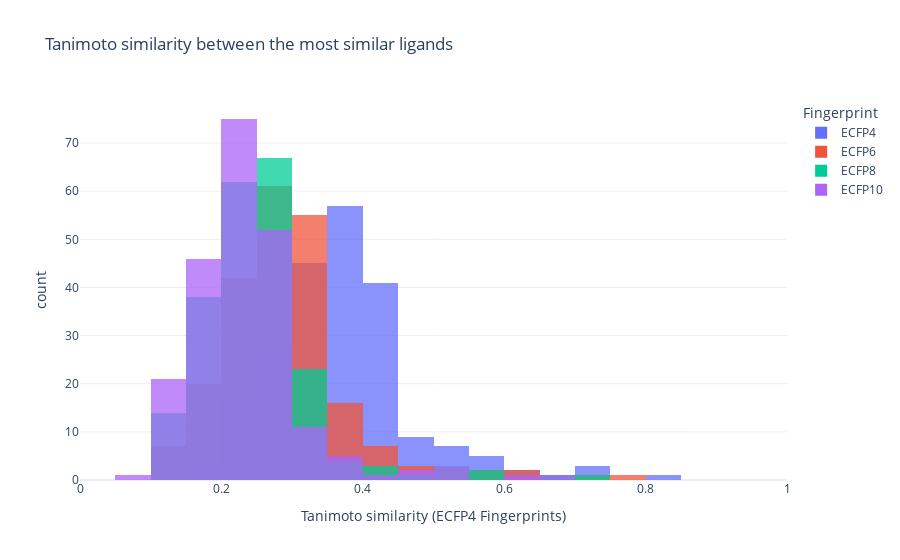

Notebook cell for this chart:
### Code cell
px.histogram(all_top_df, 
             x="Tanimoto", 
             nbins=20, 
             title="Tanimoto similarity between the most similar ligands", 
             range_x=[0, 1], 
             template="plotly_white", 
             labels={"Tanimoto": "Tanimoto similarity (ECFP4 Fingerprints)"},
                color="Fingerprint",
             barmode="overlay",
             opacity=0.75)

### Figure 1 — Plotly figure (JSON) as saved in the notebook; plotly's stock layout.template omitted (floating-point values rounded to 4 significant figures; data arrays with more than 128 entries replaced by an {"elided": "..."} marker saying what was removed)
{"data": [{"alignmentgroup": "True", "bingroup": "x", "hovertemplate": "Fingerprint=ECFP4<br>Tanimoto similarity (ECFP4 Fingerprints)=%{x}<br>count=%{y}<extra></extra>", "legendgroup": "ECFP4", "marker": {"color": "#636efa", "opacity": 0.75, "pattern": {"shape": ""}}, "name": "ECFP4", "nbinsx": 20, "offsetgroup": "ECFP4", "orientation": "v", "showlegend": true, "x": {"elided": "219 float values"}, "xaxis": "x", "yaxis": "y", "type": "histogram"}, {"alignmentgroup": "True", "bingroup": "x", "hovertemplate": "Fingerprint=ECFP6<br>Tanimoto similarity (ECFP4 Fingerprints)=%{x}<br>count=%{y}<extra></extra>", "legendgroup": "ECFP6", "marker": {"color": "#EF553B", "opacity": 0.75, "pattern": {"shape": ""}}, "name": "ECFP6", "nbinsx": 20, "offsetgroup": "ECFP6", "orientation": "v", "showlegend": true, "x": {"elided": "219 float values"}, "xaxis": "x", "yaxis": "y", "type": "histogram"}, {"alignmentgroup": "True", "bingroup": "x", "hovertemplate": "Fingerprint=ECFP8<br>Tanimoto similarity (ECFP4 Fingerprints)=%{x}<br>count=%{y}<extra></extra>", "legendgroup": "ECFP8", "marker": {"color": "#00cc96", "opacity": 0.75, "pattern": {"shape": ""}}, "name": "ECFP8", "nbinsx": 20, "offsetgroup": "ECFP8", "orientation": "v", "showlegend": true, "x": {"elided": "219 float values"}, "xaxis": "x", "yaxis": "y", "type": "histogram"}, {"alignmentgroup": "True", "bingroup": "x", "hovertemplate": "Fingerprint=ECFP10<br>Tanimoto similarity (ECFP4 Fingerprints)=%{x}<br>count=%{y}<extra></extra>", "legendgroup": "ECFP10", "marker": {"color": "#ab63fa", "opacity": 0.75, "pattern": {"shape": ""}}, "name": "ECFP10", "nbinsx": 20, "offsetgroup": "ECFP10", "orientation": "v", "showlegend": true, "x": {"elided": "219 float values"}, "xaxis": "x", "yaxis": "y", "type": "histogram"}], "layout": {"xaxis": {"anchor": "y", "domain": [0.0, 1.0], "title": {"text": "Tanimoto similarity (ECFP4 Fingerprints)"}, "range": [0, 1]}, "yaxis": {"anchor": "x", "domain": [0.0, 1.0], "title": {"text": "count"}}, "legend": {"title": {"text": "Fingerprint"}, "tracegroupgap": 0}, "title": {"text": "Tanimoto similarity between the most similar ligands"}, "barmode": "overlay"}}
